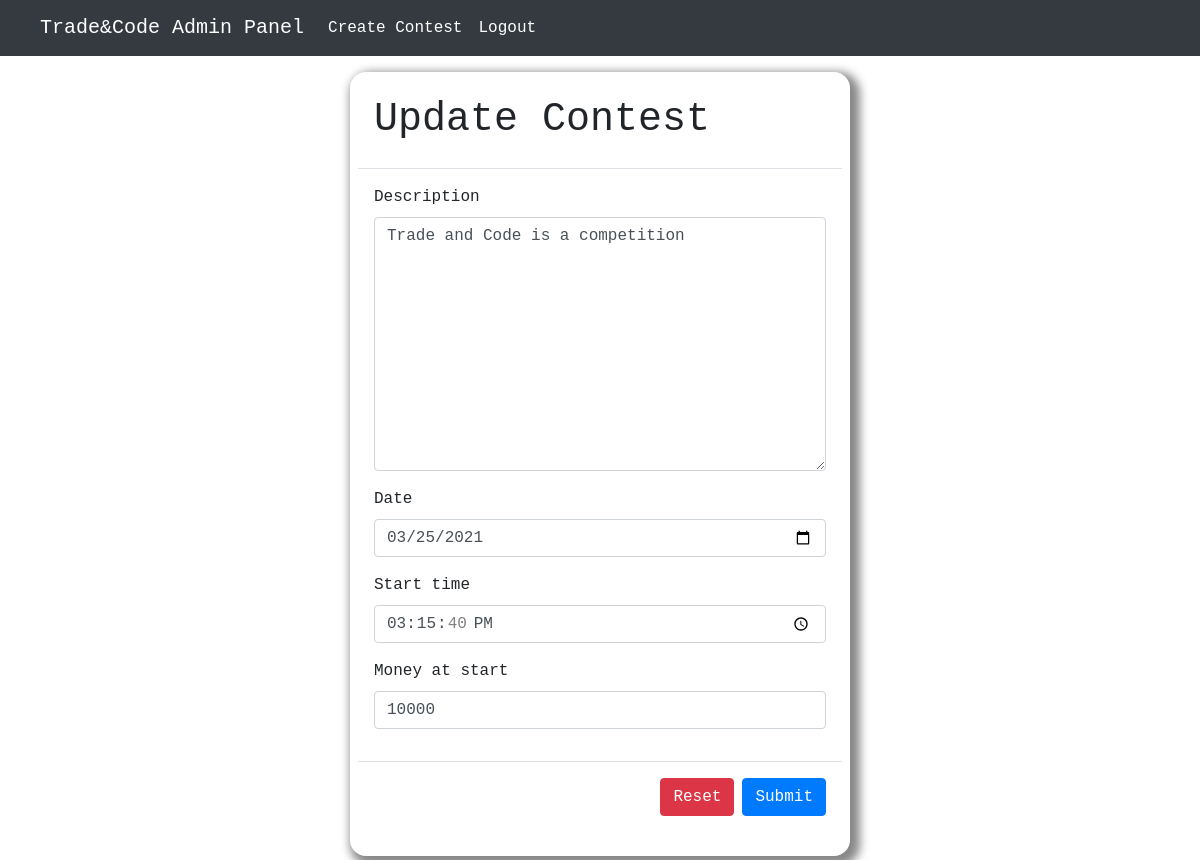
/adminPanel/update-contest/4904a852-edd6-48a6-b2d4-539bfeb72dde (signed in), run on the app's committed database.
### models/models.py (models this page shows, shortened)
class Contest(models.Model):
    id = models.CharField(max_length=256, default=uuid.uuid4, primary_key=True)
    description = models.TextField(max_length=4000)
    rounds = models.PositiveSmallIntegerField()
    date = models.DateField()
    start_time = models.TimeField()
    money_at_start = models.PositiveBigIntegerField()

### adminpanel/views.py (the view, shortened to what this page needs)
# urls.py: path('update-contest/<str:id>', UpdateContest.as_view(), name="update-contest"),
class UpdateContest(LoginRequiredMixin, PermissionRequiredMixin, View):
    permission_required = "auth.admin"
    def get(self, request, id):
        contest = get_object_or_404(Contest, pk=id)
        form = ContestFormForEdit(instance=contest)
        return render(request, "update/updateContest.html", context={"form": form, "docTitle": "Edit Contest"})

### adminpanel/forms.py
class ContestFormForEdit(forms.ModelForm):
    class Meta:
        model = Contest
        exclude = ['id', 'rounds']
        widgets = {
            'date': DateInput(attrs={'type': 'date'}),
            'start_time': TimeInput(attrs={'type': 'time'})
        }

### templates/update/updateContest.html (shortened to what this page needs)
{% extends 'base/base.html' %}
{% load crispy_forms_tags %}
{% block css %}
    {% load bootstrap4 %}
    {% bootstrap_css %}
{% endblock %}
{% block content %}
    <div style="font-family: monospace; padding: 1rem">
        <div style="margin: 0 auto; width: 500px; padding: .5rem;  box-shadow: 5px 5px 10px 5px #888888;border-radius: 1rem"
             class="form">
            <form method="POST" class="form-group">
                <div class="modal-header">
                    <h1>Update Contest</h1>
                </div>
                <div class="modal-body">
                    {% bootstrap_form form %}
                </div>
                <div class="modal-footer">
                    {% buttons %}
                        <button type="reset" class="btn btn-danger">Reset</button>
                        <button type="submit" class="btn btn-primary">Submit</button>
                    {% endbuttons %}
                </div>
            </form>
        </div>
    </div>
{% endblock %}

### data on the page
Contest: description "Trade and Code is a competition", date "03/25/2021", start_time "15:15:40", money_at_start "10000"
